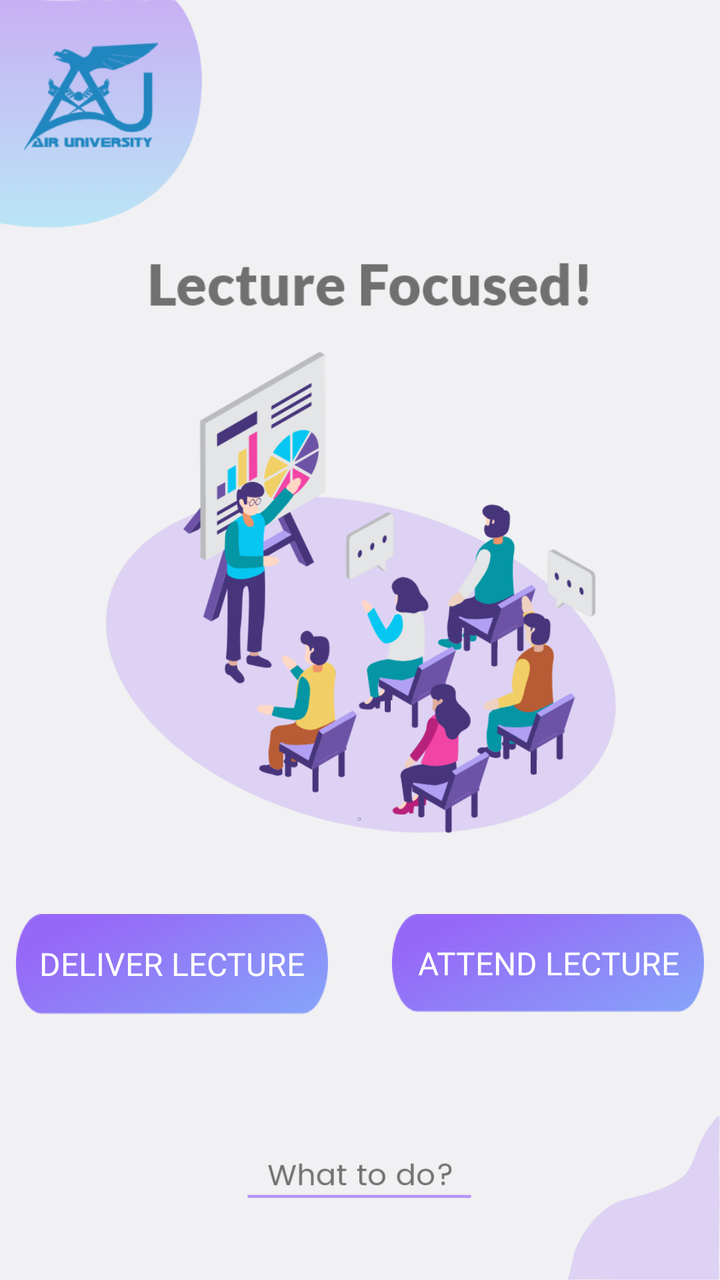
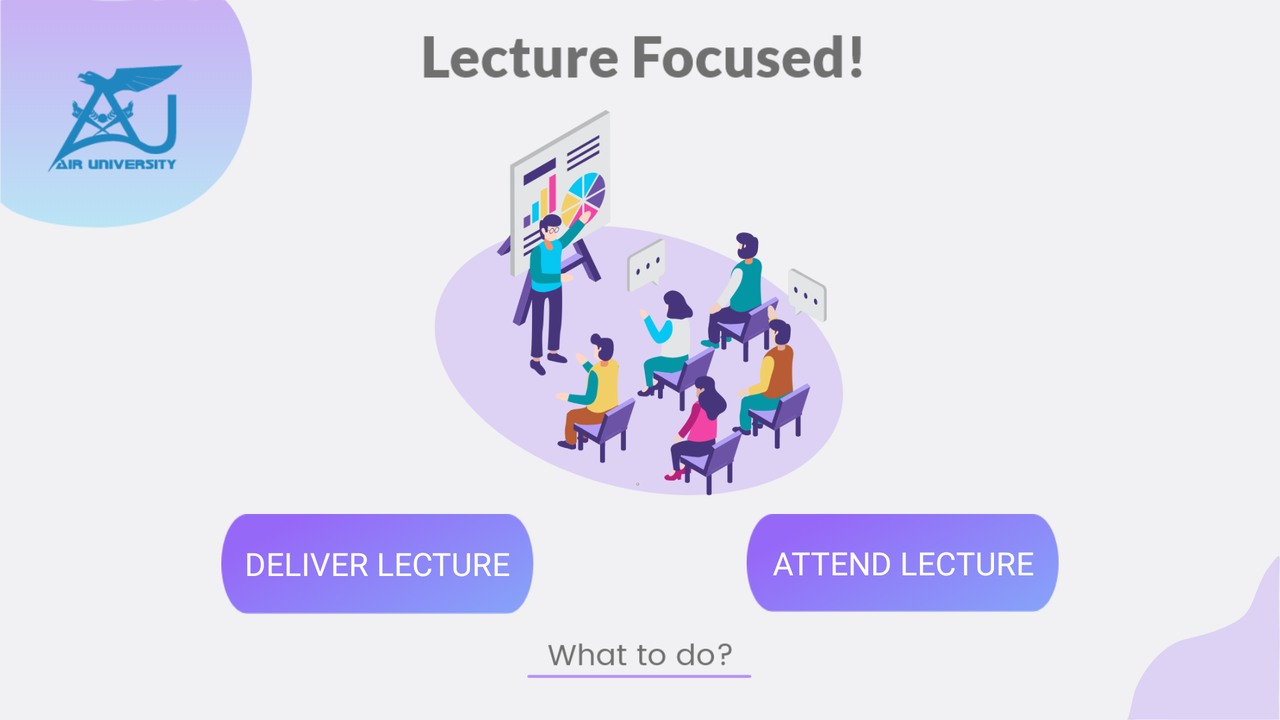

An Android layout and its configuration variant, each rendered on a device that would load it. The default file and the variant file are quoted in full after the pictures.
<!-- AndroidManifest.xml: application theme AppTheme -->
<!-- res/layout/activity_main.xml -->
<?xml version="1.0" encoding="utf-8"?>
<androidx.constraintlayout.widget.ConstraintLayout xmlns:android="http://schemas.android.com/apk/res/android"
    xmlns:app="http://schemas.android.com/apk/res-auto"
    xmlns:tools="http://schemas.android.com/tools"
    android:layout_width="match_parent"
    android:layout_height="match_parent"
    android:background="#F1F0F2"
    tools:context=".MainActivity">

    <ImageView
        android:id="@+id/imageView3"
        android:layout_width="126dp"
        android:layout_height="114dp"
        android:layout_marginEnd="285dp"
        app:layout_constraintEnd_toEndOf="parent"
        app:layout_constraintStart_toStartOf="parent"
        app:layout_constraintTop_toTopOf="parent"
        app:srcCompat="@drawable/uppershade" />

    <ImageView
        android:id="@+id/imageView4"
        android:layout_width="85dp"
        android:layout_height="88dp"
        android:layout_marginStart="4dp"
        android:layout_marginTop="5dp"
        android:visibility="visible"
        app:layout_constraintStart_toStartOf="parent"
        app:layout_constraintTop_toTopOf="parent"
        app:srcCompat="@drawable/aulogo" />

    <ImageView
        android:id="@+id/imageView5"
        android:layout_width="229dp"
        android:layout_height="55dp"
        android:layout_marginStart="100dp"
        android:layout_marginEnd="106dp"
        app:layout_constraintEnd_toEndOf="parent"
        app:layout_constraintHorizontal_bias="0.428"
        app:layout_constraintStart_toStartOf="parent"
        app:layout_constraintTop_toBottomOf="@+id/imageView3"
        app:srcCompat="@drawable/lecturefocustext" />

    <ImageView
        android:id="@+id/imageView6"
        android:layout_width="293dp"
        android:layout_height="256dp"
        android:layout_marginStart="75dp"
        android:layout_marginEnd="76dp"
        app:layout_constraintEnd_toEndOf="parent"
        app:layout_constraintHorizontal_bias="0.49"
        app:layout_constraintStart_toStartOf="parent"
        app:layout_constraintTop_toBottomOf="@+id/imageView5"
        app:srcCompat="@drawable/teacherart" />

    <ImageView
        android:id="@+id/whattodo"
        android:layout_width="112dp"
        android:layout_height="31dp"
        android:layout_marginStart="149dp"
        android:layout_marginTop="70dp"
        android:layout_marginEnd="150dp"
        android:layout_marginBottom="36dp"
        app:layout_constraintBottom_toBottomOf="parent"
        app:layout_constraintEnd_toEndOf="parent"
        app:layout_constraintStart_toStartOf="parent"
        app:layout_constraintTop_toBottomOf="@+id/deliver_button"
        app:layout_constraintVertical_bias="1.0"
        app:srcCompat="@drawable/whattodo" />

    <Button
        android:id="@+id/deliver_button"
        android:layout_width="156dp"
        android:layout_height="50dp"
        android:layout_marginStart="36dp"
        android:layout_marginTop="32dp"
        android:layout_marginEnd="16dp"
        android:background="@drawable/button"
        android:fontFamily="@font/poppins_semibold"
        android:text="Deliver Lecture"
        android:textColor="#FFFFFF"
        android:textSize="16sp"
        app:layout_constraintEnd_toStartOf="@+id/attend_button"
        app:layout_constraintStart_toStartOf="parent"
        app:layout_constraintTop_toBottomOf="@+id/imageView6" />

    <Button
        android:id="@+id/attend_button"
        android:layout_width="156dp"
        android:layout_height="49dp"
        android:layout_marginStart="16dp"
        android:layout_marginTop="32dp"
        android:layout_marginEnd="36dp"
        android:background="@drawable/button"
        android:fontFamily="@font/poppins_semibold"
        android:text="Attend Lecture"
        android:textColor="@android:color/background_light"
        android:textSize="16sp"
        app:layout_constraintEnd_toEndOf="parent"
        app:layout_constraintStart_toEndOf="@+id/deliver_button"
        app:layout_constraintTop_toBottomOf="@+id/imageView6" />

    <ImageView
        android:id="@+id/imageView2"
        android:layout_width="wrap_content"
        android:layout_height="wrap_content"
        app:layout_constraintBottom_toBottomOf="parent"
        app:layout_constraintEnd_toEndOf="parent"
        app:srcCompat="@drawable/lowerhomeart" />

</androidx.constraintlayout.widget.ConstraintLayout>
<!-- resources referenced by this layout -->
<resources>
  <!-- drawable aulogo: png bitmap (drawable-hdpi, 5886 bytes) -->
  <!-- drawable button: png bitmap (drawable-hdpi, 2570 bytes) -->
  <!-- drawable lecturefocustext: png bitmap (drawable-hdpi, 2283 bytes) -->
  <!-- drawable lowerhomeart: png bitmap (drawable-hdpi, 2654 bytes) -->
  <!-- drawable teacherart: png bitmap (drawable-hdpi, 39509 bytes) -->
  <!-- drawable uppershade: png bitmap (drawable-hdpi, 3117 bytes) -->
  <!-- drawable whattodo: png bitmap (drawable-hdpi, 1590 bytes) -->
  <style name="AppTheme" parent="Theme.AppCompat.Light.NoActionBar">
          
          <item name="colorPrimary">@color/purpleG</item>
          <item name="colorPrimaryDark">@color/purpleG</item>
          <item name="colorAccent">@color/purpleG</item>
      </style>
  <color name="purpleG">#9668F7</color>
</resources>
<!-- res/layout-land/activity_main.xml (the repository's variant of the layout above) -->
<!-- drawn on the phone turned sideways -->
<?xml version="1.0" encoding="utf-8"?>
<androidx.constraintlayout.widget.ConstraintLayout xmlns:android="http://schemas.android.com/apk/res/android"
    xmlns:app="http://schemas.android.com/apk/res-auto"
    xmlns:tools="http://schemas.android.com/tools"
    android:layout_width="match_parent"
    android:layout_height="match_parent"
    android:background="#F1F0F2"
    tools:context=".MainActivity">

    <ImageView
        android:id="@+id/imageView3"
        android:layout_width="126dp"
        android:layout_height="114dp"
        android:layout_marginEnd="285dp"
        app:layout_constraintEnd_toEndOf="parent"
        app:layout_constraintHorizontal_bias="0.0"
        app:layout_constraintStart_toStartOf="parent"
        app:layout_constraintTop_toTopOf="parent"
        app:srcCompat="@drawable/uppershade" />

    <ImageView
        android:id="@+id/imageView4"
        android:layout_width="85dp"
        android:layout_height="88dp"
        android:layout_marginStart="16dp"
        android:layout_marginTop="16dp"
        app:layout_constraintStart_toStartOf="parent"
        app:layout_constraintTop_toTopOf="parent"
        app:srcCompat="@drawable/aulogo" />

    <ImageView
        android:id="@+id/imageView5"
        android:layout_width="229dp"
        android:layout_height="55dp"
        android:layout_marginStart="100dp"
        android:layout_marginEnd="106dp"
        app:layout_constraintEnd_toEndOf="parent"
        app:layout_constraintHorizontal_bias="0.51"
        app:layout_constraintStart_toStartOf="parent"
        app:layout_constraintTop_toTopOf="parent"
        app:srcCompat="@drawable/lecturefocustext" />

    <ImageView
        android:id="@+id/imageView6"
        android:layout_width="259dp"
        android:layout_height="194dp"
        android:layout_marginStart="75dp"
        android:layout_marginEnd="76dp"
        app:layout_constraintEnd_toEndOf="parent"
        app:layout_constraintStart_toStartOf="parent"
        app:layout_constraintTop_toBottomOf="@+id/imageView5"
        app:srcCompat="@drawable/teacherart" />

    <ImageView
        android:id="@+id/whattodo"
        android:layout_width="112dp"
        android:layout_height="31dp"
        android:layout_marginStart="149dp"
        android:layout_marginEnd="150dp"
        android:layout_marginBottom="16dp"
        app:layout_constraintBottom_toBottomOf="parent"
        app:layout_constraintEnd_toEndOf="parent"
        app:layout_constraintStart_toStartOf="parent"
        app:srcCompat="@drawable/whattodo" />

    <Button
        android:id="@+id/deliver_button"
        android:layout_width="156dp"
        android:layout_height="50dp"
        android:layout_marginStart="36dp"
        android:layout_marginTop="8dp"
        android:layout_marginEnd="16dp"
        android:background="@drawable/button"
        android:fontFamily="@font/poppins_semibold"
        android:text="Deliver Lecture"
        android:textColor="#FFFFFF"
        android:textSize="16sp"
        app:layout_constraintEnd_toStartOf="@+id/attend_button"
        app:layout_constraintStart_toStartOf="parent"
        app:layout_constraintTop_toBottomOf="@+id/imageView6" />

    <Button
        android:id="@+id/attend_button"
        android:layout_width="156dp"
        android:layout_height="49dp"
        android:layout_marginStart="16dp"
        android:layout_marginTop="8dp"
        android:layout_marginEnd="36dp"
        android:background="@drawable/button"
        android:fontFamily="@font/poppins_semibold"
        android:text="Attend Lecture"
        android:textColor="@android:color/background_light"
        android:textSize="16sp"
        app:layout_constraintEnd_toEndOf="parent"
        app:layout_constraintStart_toEndOf="@+id/deliver_button"
        app:layout_constraintTop_toBottomOf="@+id/imageView6" />

    <ImageView
        android:id="@+id/imageView2"
        android:layout_width="wrap_content"
        android:layout_height="wrap_content"
        app:layout_constraintBottom_toBottomOf="parent"
        app:layout_constraintEnd_toEndOf="parent"
        app:srcCompat="@drawable/lowerhomeart" />

</androidx.constraintlayout.widget.ConstraintLayout>
